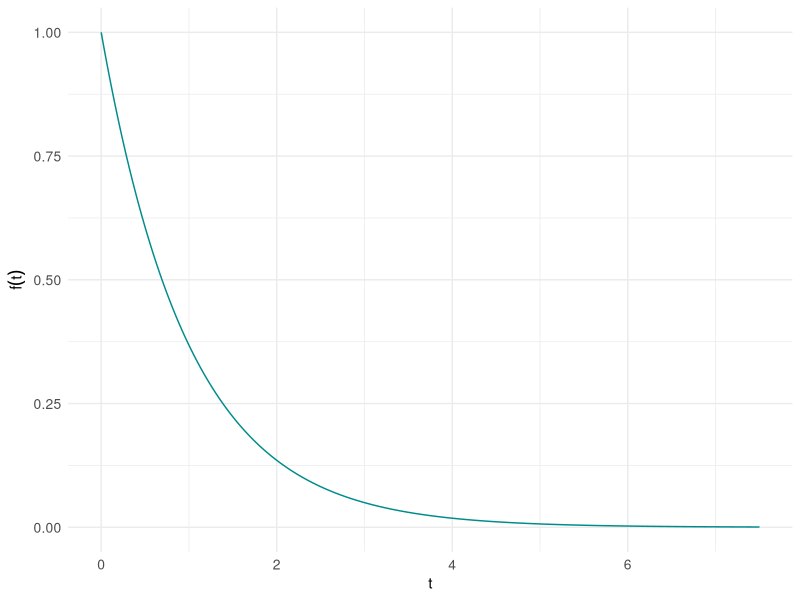
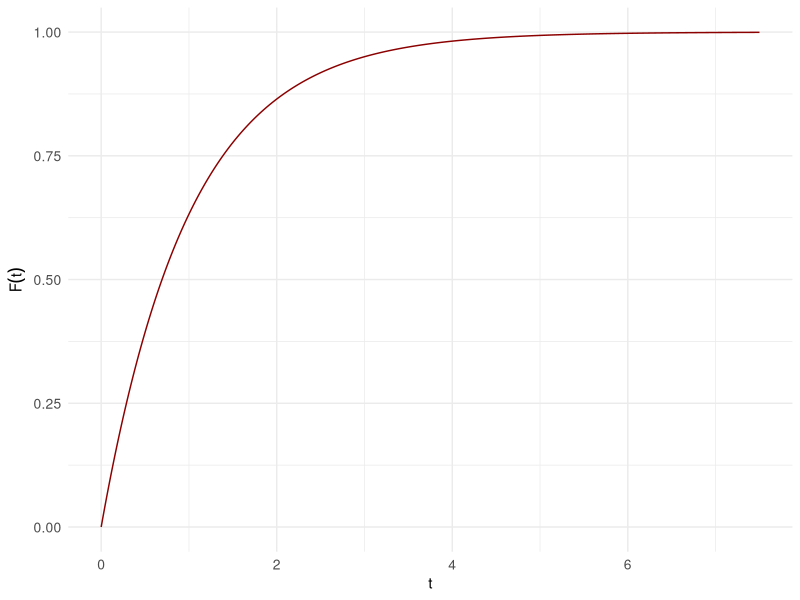
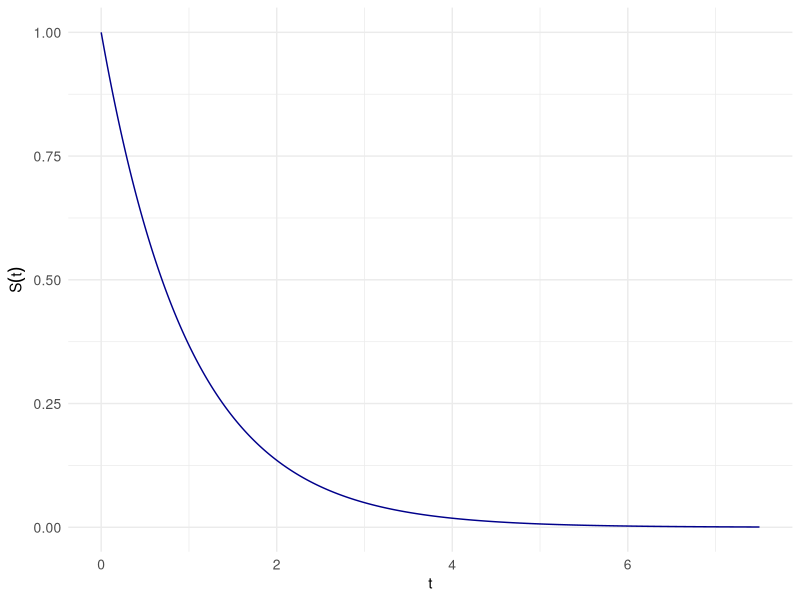
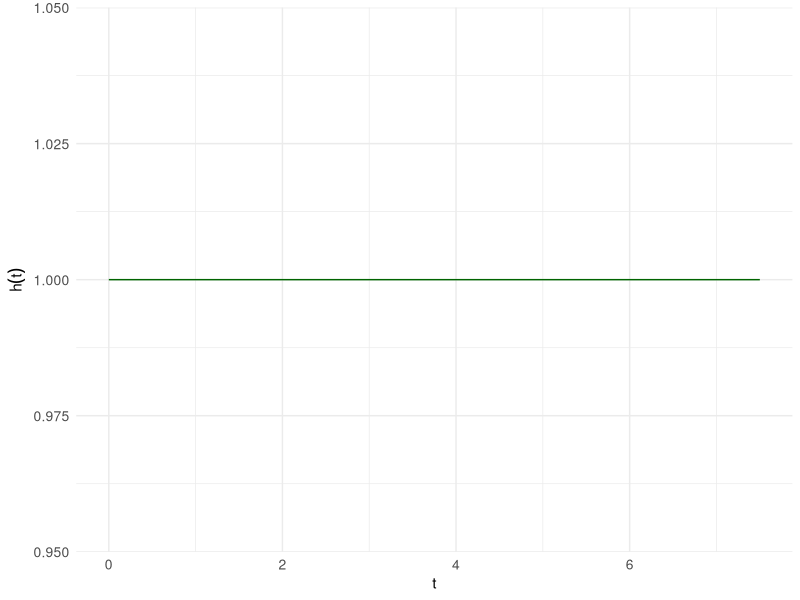
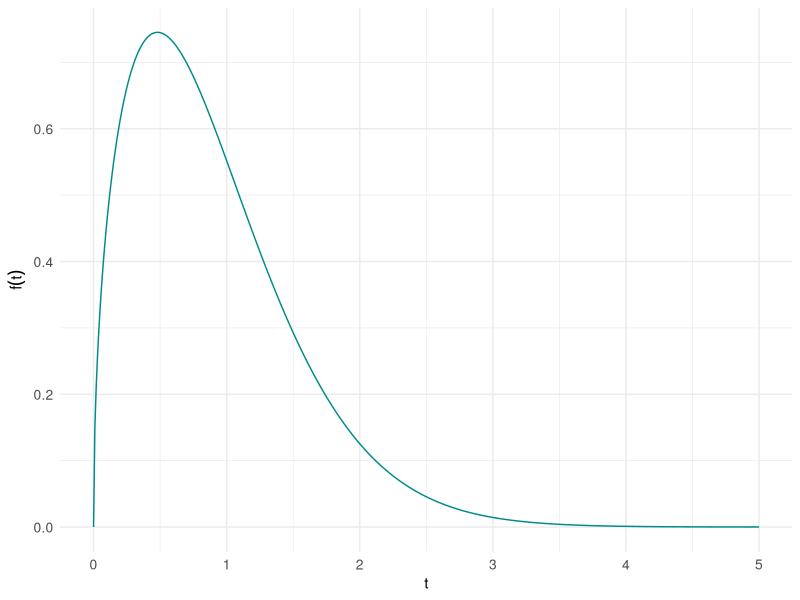
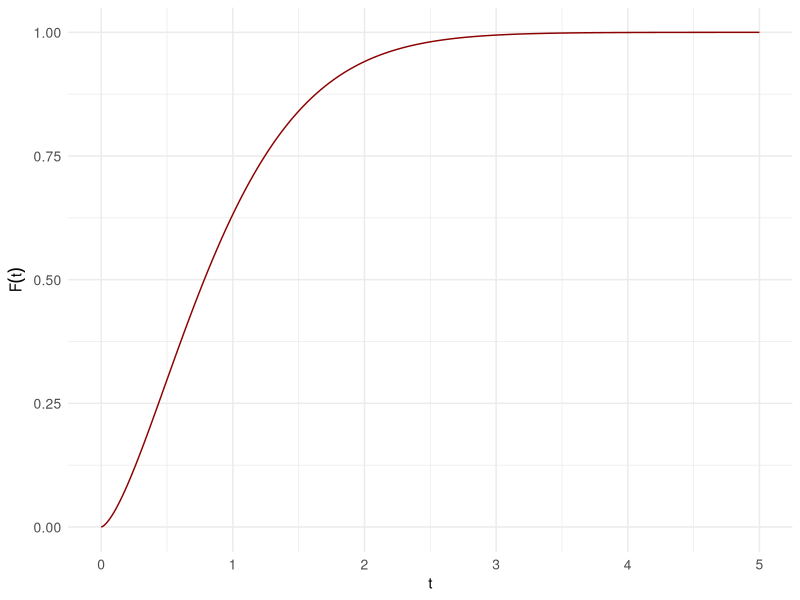
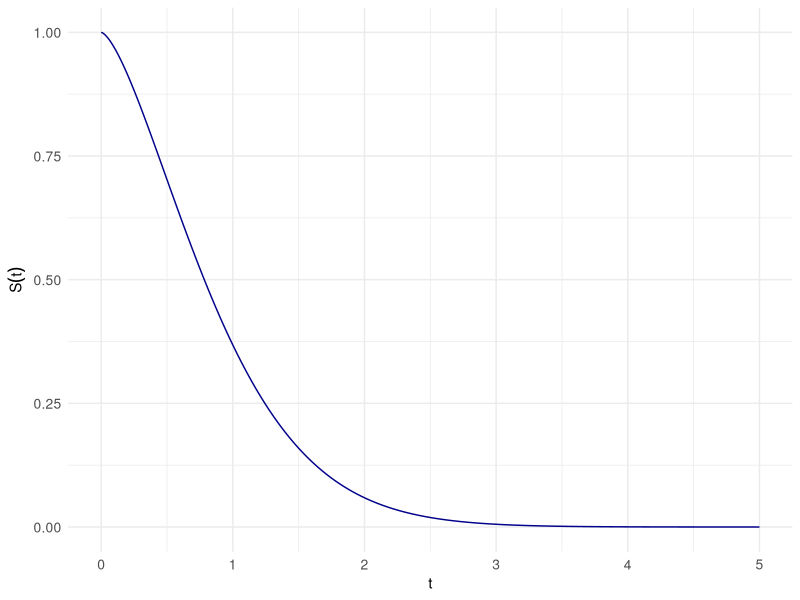
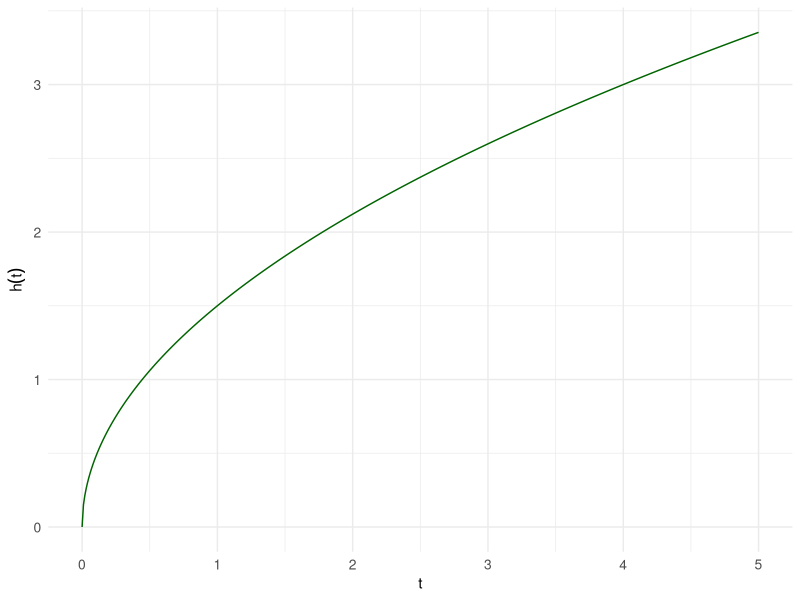

These figures' R source, in order:
##################################################################
# Weibull distribution                 
# Author: Jose Antonio Perusquia Cortes
# Afil: Facultad de Ciencias - UNAM
# Module: Survival analysis 
##################################################################

##################################################################
# Required libraries
library(ggplot2)        # Version 3.5.2  
library(ggthemes)       # Version 5.1.0
library(tidyr)          # Version 1.3.1
library(dplyr)          # Version 1.1.4
##################################################################

##################################################################
# Base theme for the plots
theme_plots = theme_minimal()+
  theme(axis.title.x = element_text(size = 11),
        axis.title.y = element_text(size = 11),
        axis.text.x = element_text(size=10),
        axis.text.y = element_text(size=10))

theme_set(theme_plots)
##################################################################

##################################################################
# Weibull distribution with constant hazard rate
lambda = 1
gamma = 1
t = seq(0,7.5,by=.01)

# Density, distribution, survival and hazard
ft = dweibull(t,gamma,1/lambda)
Ft = pweibull(t,gamma,1/lambda)
St = 1-Ft
ht = ft/St

# Plots
df_weibull = data.frame(t,ft,Ft,St,ht)

# Density
ggplot(data=df_weibull,aes(x=t,y=ft))+
  geom_line(col='cyan4')+
  labs(x=expression(t),y=expression(f(t)))

# Distribution
ggplot(data=df_weibull,aes(x=t,y=Ft))+
  geom_line(col='darkred')+
  labs(x=expression(t),y=expression(F(t)))

# Survival
ggplot(data=df_weibull,aes(x=t,y=St))+
  geom_line(col='blue4')+
  labs(x=expression(t),y=expression(S(t)))

# Hazard
ggplot(data=df_weibull,aes(x=t,y=ht))+
  geom_line(col='darkgreen')+
  labs(x=expression(t),y=expression(h(t)))
##################################################################

##################################################################
# Weibull distribution with increasing hazard rate
lambda = 1
gamma = 1.5
t = seq(0,5,by=.01)

# Density, distribution, survival and hazard
ft = dweibull(t,gamma,1/lambda)
Ft = pweibull(t,gamma,1/lambda)
St = 1-Ft
ht = ft/St

# Plots
df_weibull = data.frame(t,ft,Ft,St,ht)

# Density
ggplot(data=df_weibull,aes(x=t,y=ft))+
  geom_line(col='cyan4')+
  labs(x=expression(t),y=expression(f(t)))

# Distribution
ggplot(data=df_weibull,aes(x=t,y=Ft))+
  geom_line(col='darkred')+
  labs(x=expression(t),y=expression(F(t)))

# Survival
ggplot(data=df_weibull,aes(x=t,y=St))+
  geom_line(col='blue4')+
  labs(x=expression(t),y=expression(S(t)))

# Hazard
ggplot(data=df_weibull,aes(x=t,y=ht))+
  geom_line(col='darkgreen')+
  labs(x=expression(t),y=expression(h(t)))
##################################################################

##################################################################
# Weibull distribution with decreasing hazard rate
lambda = 1
gamma = .5
t = seq(0,5,by=.01)

# Density, distribution, survival and hazard
ft = dweibull(t,gamma,1/lambda)
Ft = pweibull(t,gamma,1/lambda)
St = 1-Ft
ht = ft/St

# Plots
df_weibull = data.frame(t,ft,Ft,St,ht)

# Density
ggplot(data=df_weibull,aes(x=t,y=ft))+
  geom_line(col='cyan4')+
  labs(x=expression(t),y=expression(f(t)))

# Distribution
ggplot(data=df_weibull,aes(x=t,y=Ft))+
  geom_line(col='darkred')+
  labs(x=expression(t),y=expression(F(t)))

# Survival
ggplot(data=df_weibull,aes(x=t,y=St))+
  geom_line(col='blue4')+
  labs(x=expression(t),y=expression(S(t)))

# Hazard
ggplot(data=df_weibull,aes(x=t,y=ht))+
  geom_line(col='darkgreen')+
  labs(x=expression(t),y=expression(h(t)))
##################################################################
